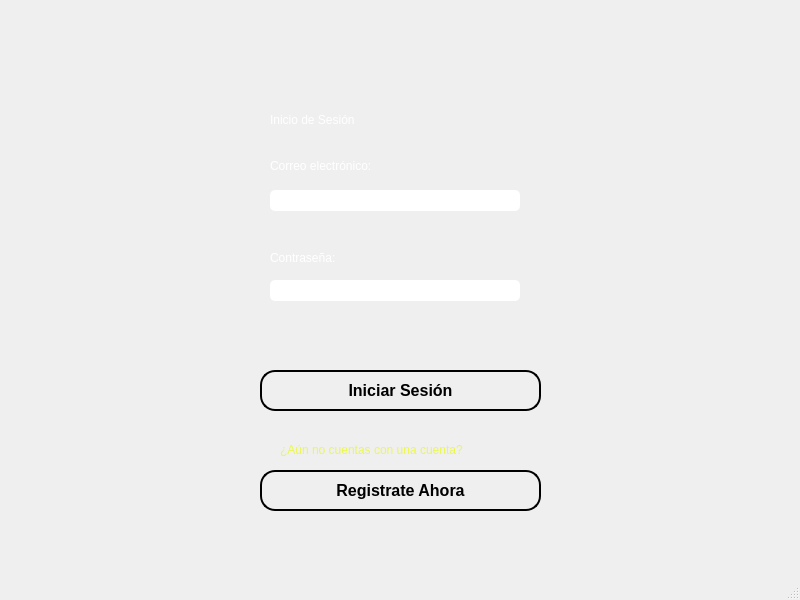
<?xml version="1.0" encoding="UTF-8"?>
<ui version="4.0">
 <class>pagina_login</class>
 <widget class="QMainWindow" name="pagina_login">
  <property name="geometry">
   <rect>
    <x>0</x>
    <y>0</y>
    <width>800</width>
    <height>600</height>
   </rect>
  </property>
  <property name="windowTitle">
   <string>MainWindow</string>
  </property>
  <widget class="QWidget" name="centralwidget">
   <widget class="QLabel" name="titulo">
    <property name="geometry">
     <rect>
      <x>270</x>
      <y>100</y>
      <width>271</width>
      <height>40</height>
     </rect>
    </property>
    <property name="styleSheet">
     <string notr="true">font: 35pt &quot;Lucida Grande&quot;;
color: rgb(255, 255, 255);
</string>
    </property>
    <property name="text">
     <string>Inicio de Sesión</string>
    </property>
   </widget>
   <widget class="QLabel" name="logo_app">
    <property name="geometry">
     <rect>
      <x>20</x>
      <y>20</y>
      <width>261</width>
      <height>61</height>
     </rect>
    </property>
    <property name="text">
     <string/>
    </property>
   </widget>
   <widget class="QLabel" name="label">
    <property name="geometry">
     <rect>
      <x>270</x>
      <y>155</y>
      <width>191</width>
      <height>21</height>
     </rect>
    </property>
    <property name="styleSheet">
     <string notr="true">font: 20pt &quot;Lucida Grande&quot;;
color: rgb(255, 255, 255);</string>
    </property>
    <property name="text">
     <string>Correo electrónico:</string>
    </property>
   </widget>
   <widget class="QLabel" name="label_2">
    <property name="geometry">
     <rect>
      <x>270</x>
      <y>250</y>
      <width>121</width>
      <height>16</height>
     </rect>
    </property>
    <property name="styleSheet">
     <string notr="true">font: 20pt &quot;Lucida Grande&quot;;
color: rgb(255, 255, 255);</string>
    </property>
    <property name="text">
     <string>Contraseña:</string>
    </property>
   </widget>
   <widget class="QLineEdit" name="correo">
    <property name="geometry">
     <rect>
      <x>270</x>
      <y>190</y>
      <width>250</width>
      <height>21</height>
     </rect>
    </property>
    <property name="styleSheet">
     <string notr="true">border-radius: 5px;  /* Bordes redondeados */</string>
    </property>
   </widget>
   <widget class="QLineEdit" name="password">
    <property name="enabled">
     <bool>true</bool>
    </property>
    <property name="geometry">
     <rect>
      <x>270</x>
      <y>280</y>
      <width>250</width>
      <height>21</height>
     </rect>
    </property>
    <property name="styleSheet">
     <string notr="true">border-radius: 5px;  /* Bordes redondeados */</string>
    </property>
    <property name="readOnly">
     <bool>false</bool>
    </property>
   </widget>
   <widget class="QPushButton" name="boton_login">
    <property name="geometry">
     <rect>
      <x>260</x>
      <y>370</y>
      <width>281</width>
      <height>41</height>
     </rect>
    </property>
    <property name="font">
     <font>
      <pointsize>-1</pointsize>
      <bold>true</bold>
      <kerning>true</kerning>
     </font>
    </property>
    <property name="styleSheet">
     <string notr="true">border-radius: 15px;  /* Bordes redondeados */
border: 2px solid;  /* Borde del botón */
padding: 10px 20px;  /* Espaciado interno */
font-size: 16px;  /* Tamaño de la fuente */
</string>
    </property>
    <property name="text">
     <string>Iniciar Sesión</string>
    </property>
   </widget>
   <widget class="QLabel" name="label_3">
    <property name="geometry">
     <rect>
      <x>280</x>
      <y>440</y>
      <width>251</width>
      <height>20</height>
     </rect>
    </property>
    <property name="styleSheet">
     <string notr="true">font: 15pt &quot;Lucida Grande&quot;;
color: rgb(235, 247, 78);
</string>
    </property>
    <property name="text">
     <string>¿Aún no cuentas con una cuenta?</string>
    </property>
   </widget>
   <widget class="QPushButton" name="boton_registro">
    <property name="geometry">
     <rect>
      <x>260</x>
      <y>470</y>
      <width>281</width>
      <height>41</height>
     </rect>
    </property>
    <property name="font">
     <font>
      <pointsize>-1</pointsize>
      <bold>true</bold>
     </font>
    </property>
    <property name="styleSheet">
     <string notr="true">border-radius: 15px;  /* Bordes redondeados */
border: 2px solid;  /* Borde del botón */
padding: 10px 20px;  /* Espaciado interno */
font-size: 16px;  /* Tamaño de la fuente */
</string>
    </property>
    <property name="text">
     <string>Registrate Ahora</string>
    </property>
   </widget>
   <widget class="QLabel" name="cargando">
    <property name="geometry">
     <rect>
      <x>277</x>
      <y>330</y>
      <width>241</width>
      <height>20</height>
     </rect>
    </property>
    <property name="text">
     <string/>
    </property>
   </widget>
   <widget class="QLabel" name="error">
    <property name="geometry">
     <rect>
      <x>280</x>
      <y>320</y>
      <width>231</width>
      <height>20</height>
     </rect>
    </property>
    <property name="styleSheet">
     <string notr="true">color: rgb(255, 0, 8);</string>
    </property>
    <property name="text">
     <string/>
    </property>
   </widget>
  </widget>
  <widget class="QMenuBar" name="menubar">
   <property name="geometry">
    <rect>
     <x>0</x>
     <y>0</y>
     <width>800</width>
     <height>24</height>
    </rect>
   </property>
  </widget>
  <widget class="QStatusBar" name="statusbar"/>
 </widget>
 <resources/>
 <connections/>
</ui>
